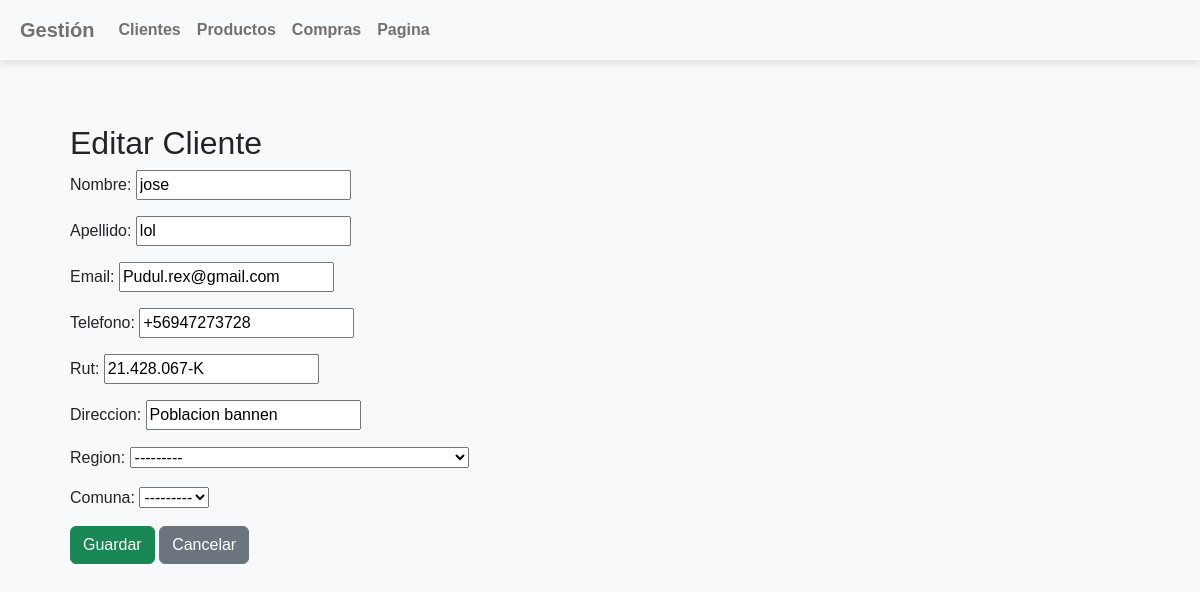
Page /clientes/editar/16/ on the committed database.
### administracion/models.py (models this page shows, shortened)
class Cliente(models.Model):
    nombre = models.CharField(max_length=200)
    apellido = models.CharField(max_length=200)
    email = models.EmailField(validators=[EmailValidator()])
    telefono = models.CharField(max_length=12,validators=[RegexValidator(regex=r'^\+56\d{9}$',message="El número de teléfono debe ingresarse en el formato: '+56912345678'. 9 dígitos después del código de país '+56'.")])
    rut = models.CharField(max_length=20, validators=[RegexValidator(regex=r'^\d{1,2}\.\d{3}\.\d{3}-[0-9Kk]$', message="El RUT debe ingresarse en el formato: 'XX.XXX.XXX-X'.")])
    direccion = models.CharField(max_length=255)
    region = models.CharField(max_length=100)
    comuna = models.CharField(max_length=100)

class Region(models.Model):
    nombre = models.CharField(max_length=100)
    def __str__(self):
        return self.nombre

### administracion/views.py (the view)
# urls.py: path('clientes/editar/<int:pk>/', views.editar_cliente, name='editar_cliente'),
def editar_cliente(request, pk):
    cliente = get_object_or_404(Cliente, pk=pk)
    if request.method == 'POST':
        form = ClienteForm(request.POST, instance=cliente)
        if form.is_valid():
            form.save()
            return redirect('listar_clientes')
    else:
        form = ClienteForm(instance=cliente)
    return render(request, 'pagina/editar_cliente.html', {'form': form})

### administracion/templates/pagina/editar_cliente.html (shortened to what this page needs)
{% extends 'pagina/base.html' %}
{% block content %}
<div class="container mt-4">
    <h2>Editar Cliente</h2>
    <form method="post">
        {{ form.as_p }}
        <button type="submit" class="btn btn-success">Guardar</button>
        <a href="{% url 'listar_clientes' %}" class="btn btn-secondary">Cancelar</a>
    </form>
</div>
{% endblock %}

### administracion/static/css/panel.css (style rules this page uses)
body { background-color: #f8f9fa; font-family: 'Arial', sans-serif; }
.container { padding: 20px; }

### rows in the picture
Cliente: nombre "jose", apellido "lol", email "Pudul.rex@gmail.com", telefono "+56947273728", rut "21.428.067-K", direccion "Poblacion bannen", region "---------", comuna "---------"
